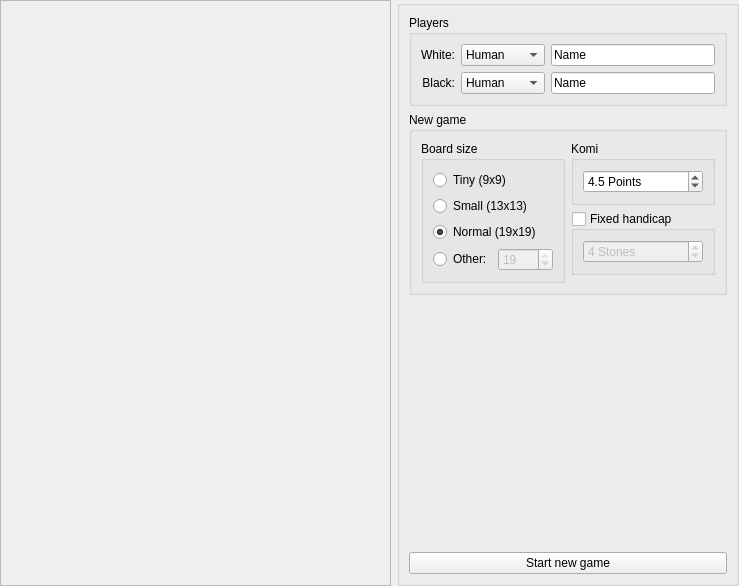
<ui version="4.0" >
 <class>SetupScreen</class>
 <widget class="QWidget" name="SetupScreen" >
  <property name="geometry" >
   <rect>
    <x>0</x>
    <y>0</y>
    <width>739</width>
    <height>586</height>
   </rect>
  </property>
  <layout class="QHBoxLayout" name="horizontalLayout" >
   <property name="margin" >
    <number>0</number>
   </property>
   <item>
    <widget class="QFrame" name="previewFrame" >
     <property name="frameShape" >
      <enum>QFrame::StyledPanel</enum>
     </property>
     <property name="frameShadow" >
      <enum>QFrame::Raised</enum>
     </property>
    </widget>
   </item>
   <item>
    <widget class="QGroupBox" name="groupBox" >
     <property name="sizePolicy" >
      <sizepolicy vsizetype="Preferred" hsizetype="Fixed" >
       <horstretch>0</horstretch>
       <verstretch>0</verstretch>
      </sizepolicy>
     </property>
     <property name="title" >
      <string/>
     </property>
     <layout class="QVBoxLayout" name="verticalLayout_4" >
      <item>
       <widget class="QGroupBox" name="playerBox" >
        <property name="title" >
         <string>Players</string>
        </property>
        <layout class="QGridLayout" name="gridLayout_4" >
         <item row="2" column="1" >
          <widget class="KComboBox" name="blackPlayerCombo" >
           <item>
            <property name="text" >
             <string>Human</string>
            </property>
           </item>
           <item>
            <property name="text" >
             <string>Computer</string>
            </property>
           </item>
          </widget>
         </item>
         <item row="2" column="2" colspan="2" >
          <widget class="QStackedWidget" name="blackPlayerStack" >
           <property name="currentIndex" >
            <number>0</number>
           </property>
           <widget class="QWidget" name="blackHumanPage" >
            <property name="geometry" >
             <rect>
              <x>0</x>
              <y>0</y>
              <width>163</width>
              <height>30</height>
             </rect>
            </property>
            <layout class="QGridLayout" name="gridLayout_2" >
             <property name="margin" >
              <number>0</number>
             </property>
             <item row="0" column="0" >
              <widget class="KLineEdit" name="blackPlayerName" >
               <property name="enabled" >
                <bool>true</bool>
               </property>
               <property name="text" >
                <string>Name</string>
               </property>
              </widget>
             </item>
            </layout>
           </widget>
           <widget class="QWidget" name="blackComputerPage" >
            <property name="geometry" >
             <rect>
              <x>0</x>
              <y>0</y>
              <width>163</width>
              <height>30</height>
             </rect>
            </property>
            <layout class="QGridLayout" name="gridLayout_3" >
             <property name="margin" >
              <number>0</number>
             </property>
             <item row="0" column="4" >
              <widget class="QLabel" name="label2_3" >
               <property name="sizePolicy" >
                <sizepolicy vsizetype="Preferred" hsizetype="Fixed" >
                 <horstretch>0</horstretch>
                 <verstretch>0</verstretch>
                </sizepolicy>
               </property>
               <property name="text" >
                <string>Strong</string>
               </property>
               <property name="alignment" >
                <set>Qt::AlignLeading|Qt::AlignLeft|Qt::AlignVCenter</set>
               </property>
              </widget>
             </item>
             <item row="0" column="2" >
              <widget class="QLabel" name="label1_3" >
               <property name="sizePolicy" >
                <sizepolicy vsizetype="Preferred" hsizetype="Fixed" >
                 <horstretch>0</horstretch>
                 <verstretch>0</verstretch>
                </sizepolicy>
               </property>
               <property name="text" >
                <string>Weak</string>
               </property>
               <property name="alignment" >
                <set>Qt::AlignRight|Qt::AlignTrailing|Qt::AlignVCenter</set>
               </property>
              </widget>
             </item>
             <item row="0" column="3" >
              <widget class="QSlider" name="blackStrengthSlider" >
               <property name="minimum" >
                <number>1</number>
               </property>
               <property name="maximum" >
                <number>10</number>
               </property>
               <property name="pageStep" >
                <number>1</number>
               </property>
               <property name="value" >
                <number>5</number>
               </property>
               <property name="orientation" >
                <enum>Qt::Horizontal</enum>
               </property>
               <property name="tickPosition" >
                <enum>QSlider::TicksBelow</enum>
               </property>
               <property name="tickInterval" >
                <number>0</number>
               </property>
              </widget>
             </item>
            </layout>
           </widget>
          </widget>
         </item>
         <item row="1" column="2" colspan="2" >
          <widget class="QStackedWidget" name="whitePlayerStack" >
           <property name="frameShape" >
            <enum>QFrame::NoFrame</enum>
           </property>
           <property name="currentIndex" >
            <number>0</number>
           </property>
           <widget class="QWidget" name="whiteHumanPage" >
            <property name="geometry" >
             <rect>
              <x>0</x>
              <y>0</y>
              <width>163</width>
              <height>30</height>
             </rect>
            </property>
            <layout class="QHBoxLayout" name="horizontalLayout_2" >
             <property name="margin" >
              <number>0</number>
             </property>
             <item>
              <widget class="KLineEdit" name="whitePlayerName" >
               <property name="enabled" >
                <bool>true</bool>
               </property>
               <property name="text" >
                <string>Name</string>
               </property>
              </widget>
             </item>
            </layout>
           </widget>
           <widget class="QWidget" name="whiteComputerPage" >
            <property name="geometry" >
             <rect>
              <x>0</x>
              <y>0</y>
              <width>163</width>
              <height>30</height>
             </rect>
            </property>
            <layout class="QGridLayout" name="gridLayout_8" >
             <property name="margin" >
              <number>0</number>
             </property>
             <item row="0" column="0" >
              <widget class="QLabel" name="label1" >
               <property name="sizePolicy" >
                <sizepolicy vsizetype="Preferred" hsizetype="Fixed" >
                 <horstretch>0</horstretch>
                 <verstretch>0</verstretch>
                </sizepolicy>
               </property>
               <property name="text" >
                <string>Weak</string>
               </property>
               <property name="alignment" >
                <set>Qt::AlignRight|Qt::AlignTrailing|Qt::AlignVCenter</set>
               </property>
              </widget>
             </item>
             <item row="0" column="3" >
              <widget class="QLabel" name="label2" >
               <property name="sizePolicy" >
                <sizepolicy vsizetype="Preferred" hsizetype="Fixed" >
                 <horstretch>0</horstretch>
                 <verstretch>0</verstretch>
                </sizepolicy>
               </property>
               <property name="text" >
                <string>Strong</string>
               </property>
               <property name="alignment" >
                <set>Qt::AlignLeading|Qt::AlignLeft|Qt::AlignVCenter</set>
               </property>
              </widget>
             </item>
             <item row="0" column="1" >
              <widget class="QSlider" name="whiteStrengthSlider" >
               <property name="minimum" >
                <number>1</number>
               </property>
               <property name="maximum" >
                <number>10</number>
               </property>
               <property name="pageStep" >
                <number>1</number>
               </property>
               <property name="value" >
                <number>5</number>
               </property>
               <property name="orientation" >
                <enum>Qt::Horizontal</enum>
               </property>
               <property name="tickPosition" >
                <enum>QSlider::TicksBelow</enum>
               </property>
               <property name="tickInterval" >
                <number>0</number>
               </property>
              </widget>
             </item>
            </layout>
           </widget>
          </widget>
         </item>
         <item row="1" column="0" >
          <widget class="QLabel" name="label" >
           <property name="text" >
            <string>White:</string>
           </property>
           <property name="alignment" >
            <set>Qt::AlignRight|Qt::AlignTrailing|Qt::AlignVCenter</set>
           </property>
           <property name="buddy" >
            <cstring>whitePlayerCombo</cstring>
           </property>
          </widget>
         </item>
         <item row="2" column="0" >
          <widget class="QLabel" name="label_2" >
           <property name="text" >
            <string>Black:</string>
           </property>
           <property name="alignment" >
            <set>Qt::AlignRight|Qt::AlignTrailing|Qt::AlignVCenter</set>
           </property>
           <property name="buddy" >
            <cstring>blackPlayerCombo</cstring>
           </property>
          </widget>
         </item>
         <item row="1" column="1" >
          <widget class="KComboBox" name="whitePlayerCombo" >
           <item>
            <property name="text" >
             <string>Human</string>
            </property>
           </item>
           <item>
            <property name="text" >
             <string>Computer</string>
            </property>
           </item>
          </widget>
         </item>
        </layout>
       </widget>
      </item>
      <item>
       <widget class="QStackedWidget" name="gameSetupStack" >
        <property name="currentIndex" >
         <number>0</number>
        </property>
        <widget class="QWidget" name="newGamePage" >
         <property name="geometry" >
          <rect>
           <x>0</x>
           <y>0</y>
           <width>321</width>
           <height>368</height>
          </rect>
         </property>
         <layout class="QVBoxLayout" name="verticalLayout_7" >
          <property name="margin" >
           <number>0</number>
          </property>
          <item>
           <widget class="QFrame" name="frame" >
            <property name="frameShape" >
             <enum>QFrame::NoFrame</enum>
            </property>
            <property name="frameShadow" >
             <enum>QFrame::Plain</enum>
            </property>
            <layout class="QVBoxLayout" name="verticalLayout" >
             <property name="margin" >
              <number>0</number>
             </property>
             <item>
              <widget class="QGroupBox" name="newGameBox" >
               <property name="enabled" >
                <bool>true</bool>
               </property>
               <property name="title" >
                <string>New game</string>
               </property>
               <layout class="QGridLayout" name="gridLayout_9" >
                <item rowspan="3" row="0" column="0" >
                 <widget class="KButtonGroup" name="sizeGroupBox" >
                  <property name="title" >
                   <string>Board size</string>
                  </property>
                  <property name="flat" >
                   <bool>false</bool>
                  </property>
                  <property name="current" stdset="0" >
                   <number>2</number>
                  </property>
                  <layout class="QGridLayout" name="gridLayout_10" >
                   <item row="0" column="0" colspan="2" >
                    <widget class="QRadioButton" name="sizeSmall" >
                     <property name="text" >
                      <string>Tiny (9x9)</string>
                     </property>
                     <property name="checked" >
                      <bool>false</bool>
                     </property>
                    </widget>
                   </item>
                   <item row="1" column="0" colspan="2" >
                    <widget class="QRadioButton" name="sizeMedium" >
                     <property name="text" >
                      <string>Small (13x13)</string>
                     </property>
                    </widget>
                   </item>
                   <item row="2" column="0" colspan="2" >
                    <widget class="QRadioButton" name="sizeBig" >
                     <property name="text" >
                      <string>Normal (19x19)</string>
                     </property>
                     <property name="checked" >
                      <bool>true</bool>
                     </property>
                    </widget>
                   </item>
                   <item row="3" column="0" >
                    <widget class="QRadioButton" name="sizeOther" >
                     <property name="text" >
                      <string>Other:</string>
                     </property>
                    </widget>
                   </item>
                   <item row="3" column="1" >
                    <widget class="QSpinBox" name="sizeOtherSpinBox" >
                     <property name="enabled" >
                      <bool>false</bool>
                     </property>
                     <property name="minimum" >
                      <number>5</number>
                     </property>
                     <property name="maximum" >
                      <number>19</number>
                     </property>
                     <property name="value" >
                      <number>19</number>
                     </property>
                    </widget>
                   </item>
                  </layout>
                 </widget>
                </item>
                <item row="0" column="1" >
                 <widget class="QGroupBox" name="groupBox_3" >
                  <property name="title" >
                   <string>Komi</string>
                  </property>
                  <layout class="QVBoxLayout" name="verticalLayout_8" >
                   <item>
                    <widget class="QDoubleSpinBox" name="komiSpinBox" >
                     <property name="suffix" >
                      <string> Points</string>
                     </property>
                     <property name="decimals" >
                      <number>1</number>
                     </property>
                     <property name="maximum" >
                      <double>50.000000000000000</double>
                     </property>
                     <property name="value" >
                      <double>4.500000000000000</double>
                     </property>
                    </widget>
                   </item>
                  </layout>
                 </widget>
                </item>
                <item row="1" column="1" >
                 <widget class="QGroupBox" name="handicapGroupBox" >
                  <property name="title" >
                   <string>Fixed handicap</string>
                  </property>
                  <property name="flat" >
                   <bool>false</bool>
                  </property>
                  <property name="checkable" >
                   <bool>true</bool>
                  </property>
                  <property name="checked" >
                   <bool>false</bool>
                  </property>
                  <layout class="QVBoxLayout" name="verticalLayout_9" >
                   <item>
                    <widget class="QSpinBox" name="handicapSpinBox" >
                     <property name="suffix" >
                      <string> Stones</string>
                     </property>
                     <property name="minimum" >
                      <number>2</number>
                     </property>
                     <property name="maximum" >
                      <number>9</number>
                     </property>
                     <property name="value" >
                      <number>4</number>
                     </property>
                    </widget>
                   </item>
                  </layout>
                 </widget>
                </item>
               </layout>
              </widget>
             </item>
             <item>
              <spacer name="verticalSpacer_2" >
               <property name="orientation" >
                <enum>Qt::Vertical</enum>
               </property>
               <property name="sizeHint" stdset="0" >
                <size>
                 <width>20</width>
                 <height>40</height>
                </size>
               </property>
              </spacer>
             </item>
            </layout>
           </widget>
          </item>
         </layout>
        </widget>
        <widget class="QWidget" name="loadGamePage" >
         <property name="geometry" >
          <rect>
           <x>0</x>
           <y>0</y>
           <width>321</width>
           <height>368</height>
          </rect>
         </property>
         <layout class="QVBoxLayout" name="verticalLayout_3" >
          <property name="margin" >
           <number>0</number>
          </property>
          <item>
           <widget class="QFrame" name="frame_2" >
            <property name="frameShape" >
             <enum>QFrame::NoFrame</enum>
            </property>
            <property name="frameShadow" >
             <enum>QFrame::Plain</enum>
            </property>
            <layout class="QVBoxLayout" name="verticalLayout_2" >
             <property name="margin" >
              <number>0</number>
             </property>
             <item>
              <widget class="QGroupBox" name="loadedGameBox" >
               <property name="enabled" >
                <bool>true</bool>
               </property>
               <property name="title" >
                <string>Loaded game</string>
               </property>
               <layout class="QGridLayout" name="gridLayout_5" >
                <item row="0" column="0" >
                 <widget class="QLabel" name="label_3" >
                  <property name="text" >
                   <string>Continue with move:</string>
                  </property>
                  <property name="alignment" >
                   <set>Qt::AlignRight|Qt::AlignTrailing|Qt::AlignVCenter</set>
                  </property>
                  <property name="buddy" >
                   <cstring>startMoveSpinBox</cstring>
                  </property>
                 </widget>
                </item>
                <item row="0" column="1" >
                 <widget class="KIntSpinBox" name="startMoveSpinBox" >
                  <property name="suffix" >
                   <string> of 999999</string>
                  </property>
                  <property name="minimum" >
                   <number>1</number>
                  </property>
                  <property name="maximum" >
                   <number>999999</number>
                  </property>
                 </widget>
                </item>
                <item row="1" column="1" >
                 <widget class="QLineEdit" name="playerLabel" >
                  <property name="focusPolicy" >
                   <enum>Qt::NoFocus</enum>
                  </property>
                  <property name="contextMenuPolicy" >
                   <enum>Qt::NoContextMenu</enum>
                  </property>
                  <property name="acceptDrops" >
                   <bool>false</bool>
                  </property>
                  <property name="text" >
                   <string>Black's move</string>
                  </property>
                  <property name="readOnly" >
                   <bool>true</bool>
                  </property>
                 </widget>
                </item>
               </layout>
              </widget>
             </item>
             <item>
              <widget class="QGroupBox" name="infoBox" >
               <property name="title" >
                <string>Additional information</string>
               </property>
               <layout class="QGridLayout" name="gridLayout" >
                <item row="10" column="0" colspan="4" >
                 <widget class="Line" name="line_4" >
                  <property name="orientation" >
                   <enum>Qt::Horizontal</enum>
                  </property>
                 </widget>
                </item>
                <item row="4" column="0" colspan="4" >
                 <widget class="Line" name="line_2" >
                  <property name="orientation" >
                   <enum>Qt::Horizontal</enum>
                  </property>
                 </widget>
                </item>
                <item row="5" column="0" >
                 <widget class="QLabel" name="label_7" >
                  <property name="text" >
                   <string>White:</string>
                  </property>
                  <property name="alignment" >
                   <set>Qt::AlignRight|Qt::AlignTrailing|Qt::AlignVCenter</set>
                  </property>
                 </widget>
                </item>
                <item row="6" column="0" >
                 <widget class="QLabel" name="label_6" >
                  <property name="text" >
                   <string>Black:</string>
                  </property>
                  <property name="alignment" >
                   <set>Qt::AlignRight|Qt::AlignTrailing|Qt::AlignVCenter</set>
                  </property>
                 </widget>
                </item>
                <item row="0" column="0" >
                 <widget class="QLabel" name="label_8" >
                  <property name="text" >
                   <string>Event:</string>
                  </property>
                  <property name="alignment" >
                   <set>Qt::AlignRight|Qt::AlignTrailing|Qt::AlignVCenter</set>
                  </property>
                 </widget>
                </item>
                <item row="1" column="0" >
                 <widget class="QLabel" name="label_9" >
                  <property name="text" >
                   <string>Location:</string>
                  </property>
                  <property name="alignment" >
                   <set>Qt::AlignRight|Qt::AlignTrailing|Qt::AlignVCenter</set>
                  </property>
                 </widget>
                </item>
                <item row="11" column="0" >
                 <widget class="QLabel" name="label_11" >
                  <property name="text" >
                   <string>Round:</string>
                  </property>
                  <property name="alignment" >
                   <set>Qt::AlignRight|Qt::AlignTrailing|Qt::AlignVCenter</set>
                  </property>
                 </widget>
                </item>
                <item row="6" column="1" colspan="3" >
                 <widget class="KLineEdit" name="infoBlack" >
                  <property name="enabled" >
                   <bool>true</bool>
                  </property>
                  <property name="focusPolicy" >
                   <enum>Qt::NoFocus</enum>
                  </property>
                  <property name="text" >
                   <string/>
                  </property>
                  <property name="readOnly" >
                   <bool>true</bool>
                  </property>
                  <property name="contextMenuEnabled" >
                   <bool>false</bool>
                  </property>
                  <property name="urlDropsEnabled" >
                   <bool>false</bool>
                  </property>
                 </widget>
                </item>
                <item row="5" column="1" colspan="3" >
                 <widget class="KLineEdit" name="infoWhite" >
                  <property name="enabled" >
                   <bool>true</bool>
                  </property>
                  <property name="focusPolicy" >
                   <enum>Qt::NoFocus</enum>
                  </property>
                  <property name="text" >
                   <string/>
                  </property>
                  <property name="readOnly" >
                   <bool>true</bool>
                  </property>
                  <property name="contextMenuEnabled" >
                   <bool>false</bool>
                  </property>
                  <property name="urlDropsEnabled" >
                   <bool>false</bool>
                  </property>
                 </widget>
                </item>
                <item row="11" column="1" >
                 <widget class="KLineEdit" name="infoRound" >
                  <property name="enabled" >
                   <bool>true</bool>
                  </property>
                  <property name="maximumSize" >
                   <size>
                    <width>80</width>
                    <height>16777215</height>
                   </size>
                  </property>
                  <property name="focusPolicy" >
                   <enum>Qt::NoFocus</enum>
                  </property>
                  <property name="text" >
                   <string/>
                  </property>
                  <property name="maxLength" >
                   <number>3</number>
                  </property>
                  <property name="readOnly" >
                   <bool>true</bool>
                  </property>
                  <property name="contextMenuEnabled" >
                   <bool>false</bool>
                  </property>
                  <property name="urlDropsEnabled" >
                   <bool>false</bool>
                  </property>
                 </widget>
                </item>
                <item row="0" column="1" colspan="3" >
                 <widget class="KLineEdit" name="infoEvent" >
                  <property name="enabled" >
                   <bool>true</bool>
                  </property>
                  <property name="focusPolicy" >
                   <enum>Qt::NoFocus</enum>
                  </property>
                  <property name="text" >
                   <string/>
                  </property>
                  <property name="readOnly" >
                   <bool>true</bool>
                  </property>
                  <property name="contextMenuEnabled" >
                   <bool>false</bool>
                  </property>
                  <property name="urlDropsEnabled" >
                   <bool>false</bool>
                  </property>
                 </widget>
                </item>
                <item row="1" column="2" colspan="2" >
                 <widget class="KLineEdit" name="infoLocation" >
                  <property name="enabled" >
                   <bool>true</bool>
                  </property>
                  <property name="focusPolicy" >
                   <enum>Qt::NoFocus</enum>
                  </property>
                  <property name="text" >
                   <string/>
                  </property>
                  <property name="readOnly" >
                   <bool>true</bool>
                  </property>
                  <property name="contextMenuEnabled" >
                   <bool>false</bool>
                  </property>
                  <property name="urlDropsEnabled" >
                   <bool>false</bool>
                  </property>
                 </widget>
                </item>
                <item row="12" column="0" >
                 <widget class="QLabel" name="label_10" >
                  <property name="text" >
                   <string>Score:</string>
                  </property>
                  <property name="alignment" >
                   <set>Qt::AlignRight|Qt::AlignTrailing|Qt::AlignVCenter</set>
                  </property>
                 </widget>
                </item>
                <item row="12" column="1" >
                 <widget class="KLineEdit" name="infoScore" >
                  <property name="enabled" >
                   <bool>true</bool>
                  </property>
                  <property name="maximumSize" >
                   <size>
                    <width>80</width>
                    <height>16777215</height>
                   </size>
                  </property>
                  <property name="focusPolicy" >
                   <enum>Qt::NoFocus</enum>
                  </property>
                  <property name="text" >
                   <string/>
                  </property>
                  <property name="readOnly" >
                   <bool>true</bool>
                  </property>
                  <property name="contextMenuEnabled" >
                   <bool>false</bool>
                  </property>
                  <property name="urlDropsEnabled" >
                   <bool>false</bool>
                  </property>
                 </widget>
                </item>
                <item row="11" column="3" >
                 <widget class="QDoubleSpinBox" name="infoKomi" >
                  <property name="focusPolicy" >
                   <enum>Qt::NoFocus</enum>
                  </property>
                  <property name="contextMenuPolicy" >
                   <enum>Qt::NoContextMenu</enum>
                  </property>
                  <property name="readOnly" >
                   <bool>true</bool>
                  </property>
                  <property name="buttonSymbols" >
                   <enum>QAbstractSpinBox::NoButtons</enum>
                  </property>
                  <property name="suffix" >
                   <string> Points</string>
                  </property>
                  <property name="decimals" >
                   <number>1</number>
                  </property>
                  <property name="maximum" >
                   <double>50.000000000000000</double>
                  </property>
                  <property name="value" >
                   <double>0.000000000000000</double>
                  </property>
                 </widget>
                </item>
                <item row="11" column="2" >
                 <widget class="QLabel" name="label_4" >
                  <property name="text" >
                   <string>Komi:</string>
                  </property>
                  <property name="alignment" >
                   <set>Qt::AlignRight|Qt::AlignTrailing|Qt::AlignVCenter</set>
                  </property>
                 </widget>
                </item>
                <item row="12" column="2" >
                 <widget class="QLabel" name="label_5" >
                  <property name="text" >
                   <string>Handicap:</string>
                  </property>
                  <property name="alignment" >
                   <set>Qt::AlignRight|Qt::AlignTrailing|Qt::AlignVCenter</set>
                  </property>
                 </widget>
                </item>
                <item row="12" column="3" >
                 <widget class="QSpinBox" name="infoHandicap" >
                  <property name="focusPolicy" >
                   <enum>Qt::NoFocus</enum>
                  </property>
                  <property name="contextMenuPolicy" >
                   <enum>Qt::NoContextMenu</enum>
                  </property>
                  <property name="readOnly" >
                   <bool>true</bool>
                  </property>
                  <property name="buttonSymbols" >
                   <enum>QAbstractSpinBox::NoButtons</enum>
                  </property>
                  <property name="suffix" >
                   <string> Stones</string>
                  </property>
                  <property name="minimum" >
                   <number>0</number>
                  </property>
                  <property name="maximum" >
                   <number>9</number>
                  </property>
                  <property name="value" >
                   <number>0</number>
                  </property>
                 </widget>
                </item>
                <item row="1" column="1" >
                 <widget class="KLineEdit" name="infoDate" >
                  <property name="enabled" >
                   <bool>true</bool>
                  </property>
                  <property name="maximumSize" >
                   <size>
                    <width>80</width>
                    <height>16777215</height>
                   </size>
                  </property>
                  <property name="focusPolicy" >
                   <enum>Qt::NoFocus</enum>
                  </property>
                  <property name="text" >
                   <string/>
                  </property>
                  <property name="maxLength" >
                   <number>10</number>
                  </property>
                  <property name="readOnly" >
                   <bool>true</bool>
                  </property>
                  <property name="contextMenuEnabled" >
                   <bool>false</bool>
                  </property>
                  <property name="urlDropsEnabled" >
                   <bool>false</bool>
                  </property>
                 </widget>
                </item>
               </layout>
              </widget>
             </item>
            </layout>
           </widget>
          </item>
          <item>
           <spacer name="verticalSpacer" >
            <property name="orientation" >
             <enum>Qt::Vertical</enum>
            </property>
            <property name="sizeHint" stdset="0" >
             <size>
              <width>20</width>
              <height>40</height>
             </size>
            </property>
           </spacer>
          </item>
         </layout>
        </widget>
       </widget>
      </item>
      <item>
       <spacer name="horizontalSpacer" >
        <property name="orientation" >
         <enum>Qt::Vertical</enum>
        </property>
        <property name="sizeHint" stdset="0" >
         <size>
          <width>27</width>
          <height>124</height>
         </size>
        </property>
       </spacer>
      </item>
      <item>
       <widget class="KPushButton" name="startButton" >
        <property name="sizePolicy" >
         <sizepolicy vsizetype="Fixed" hsizetype="Preferred" >
          <horstretch>0</horstretch>
          <verstretch>0</verstretch>
         </sizepolicy>
        </property>
        <property name="text" >
         <string>Start new game</string>
        </property>
        <property name="shortcut" >
         <string>Ctrl+S</string>
        </property>
       </widget>
      </item>
     </layout>
    </widget>
   </item>
  </layout>
  <zorder>groupBox</zorder>
  <zorder>previewFrame</zorder>
 </widget>
 <customwidgets>
  <customwidget>
   <class>KButtonGroup</class>
   <extends>QGroupBox</extends>
   <header>kbuttongroup.h</header>
   <container>1</container>
  </customwidget>
  <customwidget>
   <class>KComboBox</class>
   <extends>QComboBox</extends>
   <header>kcombobox.h</header>
  </customwidget>
  <customwidget>
   <class>KIntSpinBox</class>
   <extends>QSpinBox</extends>
   <header>knuminput.h</header>
  </customwidget>
  <customwidget>
   <class>KLineEdit</class>
   <extends>QLineEdit</extends>
   <header>klineedit.h</header>
  </customwidget>
  <customwidget>
   <class>KPushButton</class>
   <extends>QPushButton</extends>
   <header>kpushbutton.h</header>
  </customwidget>
 </customwidgets>
 <tabstops>
  <tabstop>whitePlayerCombo</tabstop>
  <tabstop>blackPlayerCombo</tabstop>
  <tabstop>whitePlayerName</tabstop>
  <tabstop>blackPlayerName</tabstop>
  <tabstop>whiteStrengthSlider</tabstop>
  <tabstop>blackStrengthSlider</tabstop>
  <tabstop>sizeSmall</tabstop>
  <tabstop>sizeMedium</tabstop>
  <tabstop>sizeBig</tabstop>
  <tabstop>sizeOther</tabstop>
  <tabstop>sizeOtherSpinBox</tabstop>
  <tabstop>komiSpinBox</tabstop>
  <tabstop>handicapGroupBox</tabstop>
  <tabstop>handicapSpinBox</tabstop>
  <tabstop>startMoveSpinBox</tabstop>
  <tabstop>startButton</tabstop>
 </tabstops>
 <resources/>
 <connections>
  <connection>
   <sender>whitePlayerCombo</sender>
   <signal>currentIndexChanged(int)</signal>
   <receiver>whitePlayerStack</receiver>
   <slot>setCurrentIndex(int)</slot>
   <hints>
    <hint type="sourcelabel" >
     <x>546</x>
     <y>73</y>
    </hint>
    <hint type="destinationlabel" >
     <x>720</x>
     <y>74</y>
    </hint>
   </hints>
  </connection>
  <connection>
   <sender>blackPlayerCombo</sender>
   <signal>currentIndexChanged(int)</signal>
   <receiver>blackPlayerStack</receiver>
   <slot>setCurrentIndex(int)</slot>
   <hints>
    <hint type="sourcelabel" >
     <x>519</x>
     <y>98</y>
    </hint>
    <hint type="destinationlabel" >
     <x>697</x>
     <y>86</y>
    </hint>
   </hints>
  </connection>
 </connections>
</ui>
